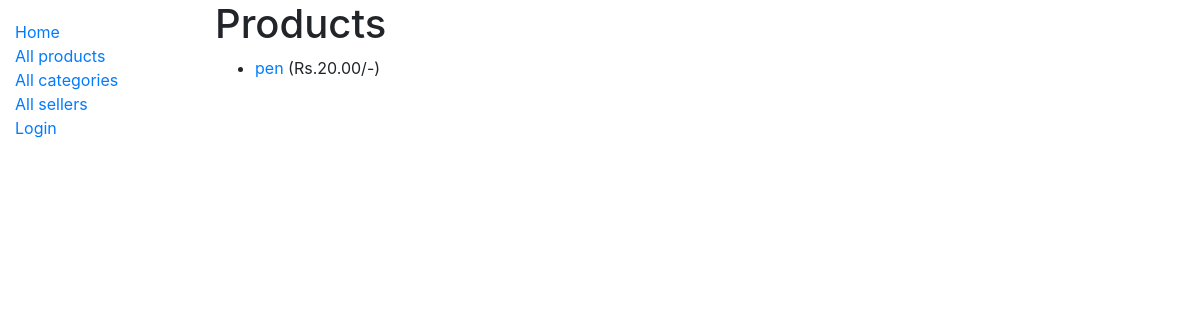
/market/products/, run on an earlier commit of the app's database.
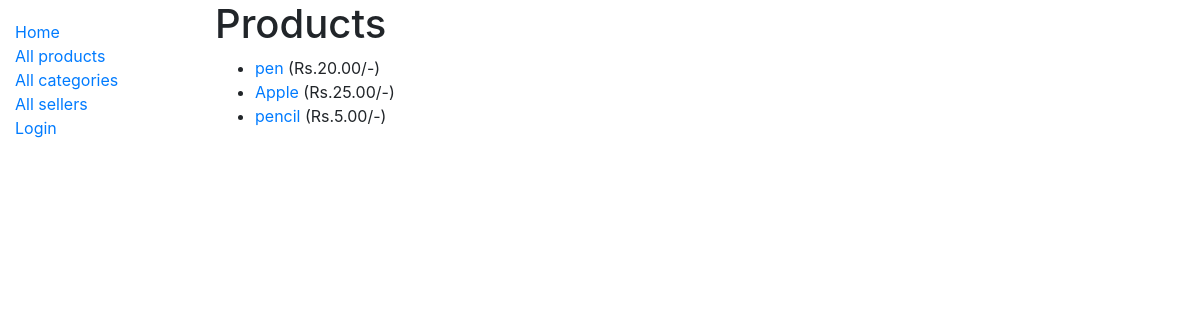
And on a later commit of the database.
### market/models.py (models this page shows, shortened)
class Product(models.Model):
    name = models.CharField(max_length=50)
    price = models.DecimalField(max_digits=8, decimal_places=2)
    description = models.TextField(max_length=1000, help_text='brief description of the product')
    image_url = models.URLField(max_length=200, null=True, blank=True)
    seller = models.ForeignKey(Seller, on_delete=models.SET_NULL, null=True)
    category = models.ManyToManyField(Category, help_text='Categories for this product')
    def get_absolute_url(self):
        return reverse('product-detail', args=[str(self.id)])

### market/views.py (the view)
# urls.py: path('products/', views.ProductListView.as_view(), name='products'),
class ProductListView(generic.ListView):
    model = Product

### market/templates/market/product_list.html
{% extends "base_generic.html" %}
{% block content %}
  <h1>Products</h1>
  {% if product_list %}
  <ul>
    {% for product in product_list %}
      <li>
        <a href="{{ product.get_absolute_url }}">{{ product.name }}</a> (Rs.{{product.price}}/-)
      </li>
    {% endfor %}
  </ul>
  {% else %}
    <p>There are no products currently available in the market.</p>
  {% endif %}
{% endblock %}

### market/templates/base_generic.html (shortened to what this page needs)
<!DOCTYPE html>
<html lang="en">
<head>
  <link rel="stylesheet" href="https://stackpath.bootstrapcdn.com/bootstrap/4.1.3/css/bootstrap.min.css">
  {% load static %}
  <link rel="stylesheet" href="{% static 'css/styles.css' %}">
</head>
<body>
  <div class="container-fluid">
    <div class="row">
      <div class="col-sm-2">
      {% block sidebar %}
        <ul class="sidebar-nav">
          <li><a href="{% url 'index' %}">Home</a></li>
          <li><a href="{% url 'products' %}">All products</a></li>
          <li><a href="">All categories</a></li>
          <li><a href="{% url 'sellers' %}">All sellers</a></li>
          {% if user.is_authenticated %}
            <li>User: {{ user.get_username }}</li>
            <li><a href="{% url 'logout'%}?next={{request.path}}">Logout</a></li>
          {% else %}
             <li><a href="{% url 'login'%}?next={{request.path}}">Login</a></li>
          {% endif %}
        </ul>
     {% endblock %}
      </div>
      <div class="col-sm-10 ">{% block content %}{% endblock %}</div>
    </div>
  </div>
</body>
</html>

### market/static/css/styles.css (style rules this page uses)
.sidebar-nav { margin-top: 20px; padding: 0; list-style: none; }

What changed in the data, as far as the page shows it:
added Product: name "Apple", price "25.00"
added Product: name "pencil", price "5.00"
